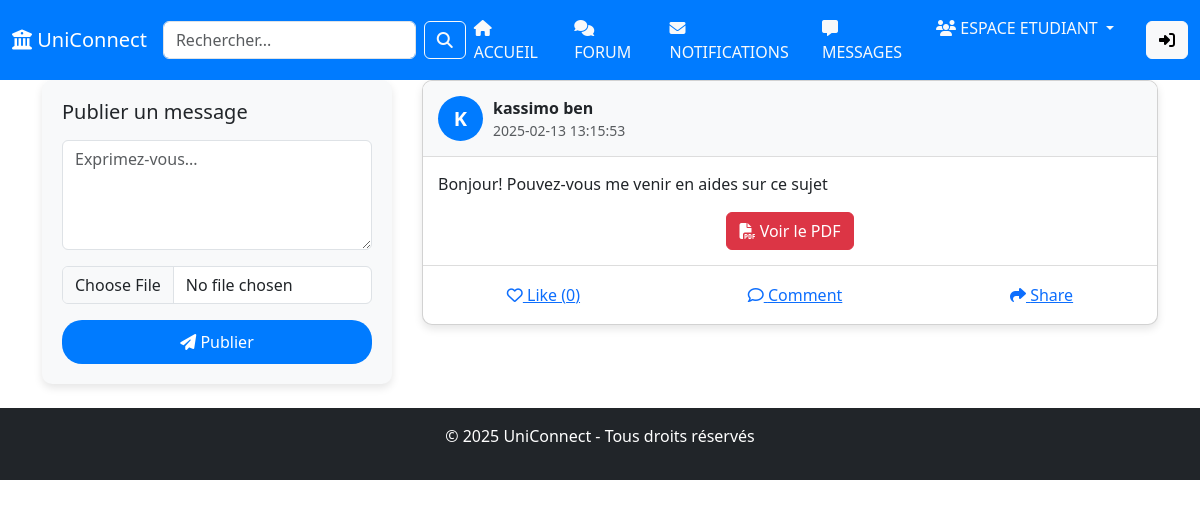
The page /publication/index.php (signed in) on the database as committed earlier.
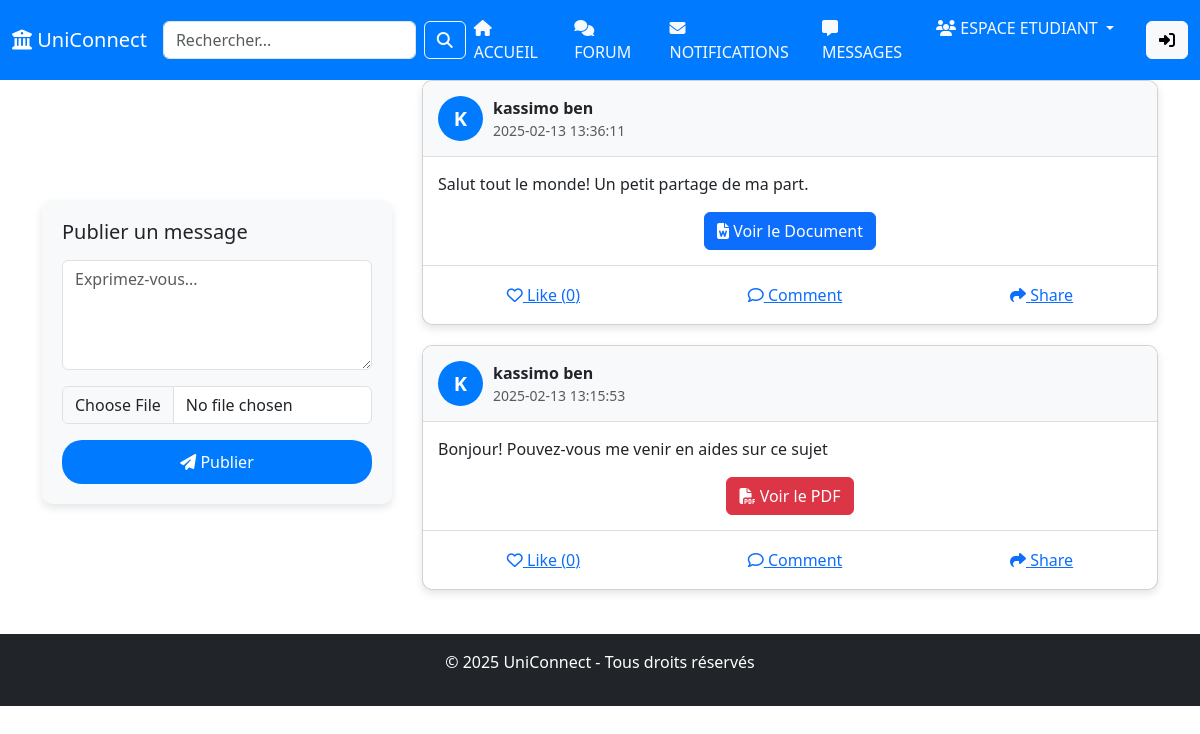
The same page on the database as committed later.
### tables this page shows
CREATE TABLE `pub` (
  `id` int(11) NOT NULL,
  `etudiant_id` int(11) DEFAULT NULL,
  `contenu` text DEFAULT NULL,
  `fichier` varchar(255) DEFAULT NULL,
  `date_pub` timestamp NOT NULL DEFAULT current_timestamp()
);

CREATE TABLE `etudiant` (
  `id` int(11) NOT NULL,
  `nom` varchar(100) NOT NULL,
  `prenom` varchar(100) NOT NULL,
  `email` varchar(100) NOT NULL,
  `identification` varchar(50) NOT NULL,
  `password` varchar(255) NOT NULL
);

### publication/index.php (the view, shortened to what this page needs)
<?php
require_once "../db.php";
$user_logged_in = isset($_SESSION['user']);
function getLikeCount($pubId) {
    global $conn;
    $stmt = $conn->prepare("SELECT COUNT(*) as count FROM likes WHERE pub_id = ?");
    if ($stmt) {
        $stmt->bind_param("i", $pubId);
        $stmt->execute();
        $result = $stmt->get_result();
        $count = 0;
        if ($row = $result->fetch_assoc()) {
            $count = $row['count'];
        }
        return $count;
    }
    return 0;
}
?>
<!DOCTYPE html>
<html lang="fr">
<head>
    <link rel="stylesheet" href="https://cdnjs.cloudflare.com/ajax/libs/font-awesome/6.4.2/css/all.min.css">
    <link rel="stylesheet" href="https://cdn.jsdelivr.net/npm/bootstrap@5.3.0/dist/css/bootstrap.min.css">
</head>
<body>
    <?php include "../nav/navBar.php"; ?>
    <div class="container mt-4">
        <div class="row">
        <div class="col-md-4">
            <div class="sticky-form">
            <h5 class="mb-3">Publier un message</h5>
            <form method="POST" enctype="multipart/form-data">
                <textarea name="post_content" class="form-control mb-3" rows="4" required placeholder="Exprimez-vous..."></textarea>
                <input type="file" name="post_file" class="form-control mb-3" accept="image/*,video/mp4,.pdf,.doc,.docx" onchange="previewFile()">
                <button class="post-btn" type="submit">
                <i class="fas fa-paper-plane"></i> Publier
                </button>
            </form>
            </div>
        </div>
        <div class="col-md-8">
            <?php
            $posts = $conn->query("SELECT pub.*, etudiant.nom, etudiant.prenom FROM pub JOIN etudiant ON pub.etudiant_id = etudiant.id ORDER BY pub.date_pub DESC");
            while ($post = $posts->fetch_assoc()):
            ?>
            <div class="card post-card">
                <div class="post-header">
                <div class="profile-initial">
                    <?php echo strtoupper(substr($post["nom"], 0, 1)); ?>
                </div>
                <div>
                    <strong><?php echo htmlspecialchars($post["nom"] . " " . $post["prenom"]); ?></strong>
                    <p class="text-muted small mb-0"><?php echo $post["date_pub"]; ?></p>
                </div>
                </div>
                <div class="post-content">
                <p><?php echo nl2br(htmlspecialchars($post["contenu"])); ?></p>
                <?php if (!empty($post["fichier"])): ?>
                    <div class="file-preview">
                    <?php
                        $fileType = strtolower(pathinfo($post["fichier"], PATHINFO_EXTENSION));
                        if (in_array($fileType, ["jpg", "jpeg", "png", "gif"])): ?>
                        <img src="<?php echo htmlspecialchars($post["fichier"]); ?>" alt="Image">
                    <?php elseif ($fileType == "mp4"): ?>
                        <video controls class="w-100">
                            <source src="<?php echo htmlspecialchars($post["fichier"]); ?>" type="video/mp4">
                        </video>
                    <?php elseif ($fileType == "pdf"): ?>
                        <a href="<?php echo htmlspecialchars($post["fichier"]); ?>" target="_blank" class="btn btn-danger">
                            <i class="fas fa-file-pdf"></i> Voir le PDF
                        </a>
                    <?php elseif (in_array($fileType, ["doc", "docx"])): ?>
                        <a href="<?php echo htmlspecialchars($post["fichier"]); ?>" target="_blank" class="btn btn-primary">
                            <i class="fas fa-file-word"></i> Voir le Document
                        </a>
                    <?php else: ?>
                        <a href="<?php echo htmlspecialchars($post["fichier"]); ?>" target="_blank" class="btn btn-secondary">
                            📄 Voir le fichier
                        </a>
                    <?php endif; ?>
                    </div>
                <?php endif; ?>
                </div>
                <div class="post-actions">
                <button class="btn btn-link like-btn" onclick="toggleLike(<?php echo $post['id']; ?>)">
                    <i class="far fa-heart"></i> Like (<span id="like-count-<?php echo $post['id']; ?>"><?php echo getLikeCount($post['id']); ?></span>)
                </button>
                <button class="btn btn-link" data-bs-toggle="collapse" data-bs-target="#comments-<?php echo $post['id']; ?>">
                    <i class="far fa-comment"></i> Comment
                </button>
                <button class="btn btn-link" onclick="sharePost('<?php echo $post['id']; ?>')">
                    <i class="fas fa-share"></i> Share
                </button>
                </div>
            </div>
            <?php endwhile; ?>
        </div>
        </div>
    </div>
    <?php include "../nav/footer.php" ?>
</body>
</html>

### nav/navBar.php (shortened to what this page needs)
<nav class="navbar navbar-expand-lg navbar-light fixed-top" style="background-color: #007bff;">
    <div class="container-fluid">
        <a class="navbar-brand text-white" href="../home">
            <i class="fas fa-university"></i> UniConnect
        </a>
        <form class="d-flex">
            <input class="form-control me-2" type="search" placeholder="Rechercher..." aria-label="Search">
            <button class="btn btn-outline-light" type="submit">
                <i class="fas fa-search"></i>
            </button>
        </form>
        <div class="collapse navbar-collapse align-items-center" id="navbarNav">
            <ul class="navbar-nav ms-auto">
                <li class="nav-item">
                    <a class="nav-link text-light" href="../home"><i class="fas fa-home"></i> ACCUEIL</a>
                </li>
                <li class="nav-item">
                    <a class="nav-link text-light" href="../publication"><i class="fa-solid fa-comments"></i> FORUM</a>
                </li>
                <li class="nav-item">
                    <a class="nav-link text-light" href="#"><i class="fa-solid fa-envelope"></i> NOTIFICATIONS </a>
                </li>
                <li class="nav-item">
                    <a class="nav-link text-light" href="../message"><i class="fa-solid fa-message"></i> MESSAGES</a>
                </li>
                <li class="nav-item dropdown">
                    <a class="nav-link dropdown-toggle text-light" href="#" id="espaceEtudiantDropdown" role="button" data-bs-toggle="dropdown" aria-expanded="false">
                        <i class="fa-solid fa-users"></i> ESPACE ETUDIANT
                    </a>
                </li>
            </ul>
        </div>
        <div class="search-profile d-flex align-items-center">
            <div class="user-profile ms-3 d-flex align-items-center">
                <?php if ($user_logged_in): ?>
                    <img src="<?php echo $user_profile_pic; ?>" alt="Profile" class="rounded-circle" width="40" height="40">
                    <span class="ms-2 text-white"><?php echo $user_name; ?></span>
                    <button class="btn btn-danger ms-2" onclick="window.location.href='../logout/logout.php';">
                        <i class="fas fa-sign-out-alt"></i>
                    </button>
                <?php else: ?>
                    <button class="btn btn-light ms-2" onclick="window.location.href='../';">
                        <i class="fas fa-sign-in-alt"></i>
                    </button>
                <?php endif; ?>
            </div>
        </div>
    </div>
</nav>

### nav/footer.php
<footer class="bg-dark text-white text-center p-3 mt-4">
    <p>&copy; 2025 UniConnect - Tous droits réservés</p>
</footer>

### publication/index.php (style rules this page uses)
.sticky-form { position: sticky; top: 25%; max-width: 350px; width: 100%; padding: 20px; background: #f8f9fa; border-radius: 10px; box-shadow: 0 4px 8px rgba(0, 0, 0, 0.1); }
.profile-initial { width: 45px; height: 45px; border-radius: 50%; background-color: #007bff; color: white; display: flex; align-items: center; justify-content: center; font-size: 20px; font-weight: bold; margin-right: 10px; }
.post-card { border-radius: 10px; overflow: hidden; background: #fff; box-shadow: 0 4px 8px rgba(0, 0, 0, 0.1); margin-bottom: 20px; transition: all 0.3s ease; }
.post-header { background: #f8f9fa; padding: 15px; display: flex; align-items: center; border-bottom: 1px solid #ddd; }
.post-content { padding: 15px; }
.file-preview { margin-top: 10px; text-align: center; }
.post-btn { background-color: #007bff; color: white; border-radius: 20px; padding: 10px 20px; text-align: center; width: 100%; border: none; transition: background-color 0.3s ease; }
.post-actions { display: flex; justify-content: space-around; padding: 10px 0; border-top: 1px solid #ddd; }

### nav/navBar.php (style rules this page uses)
body { padding-top: 56px; }

Rows that differ between the two databases and show on the page:
added pub: etudiant.nom "K", etudiant.prenom "kassimo ben", date_pub "2025-02-13 13:36:11", contenu "Salut tout le monde! Un petit partage de ma part.", id "0"
